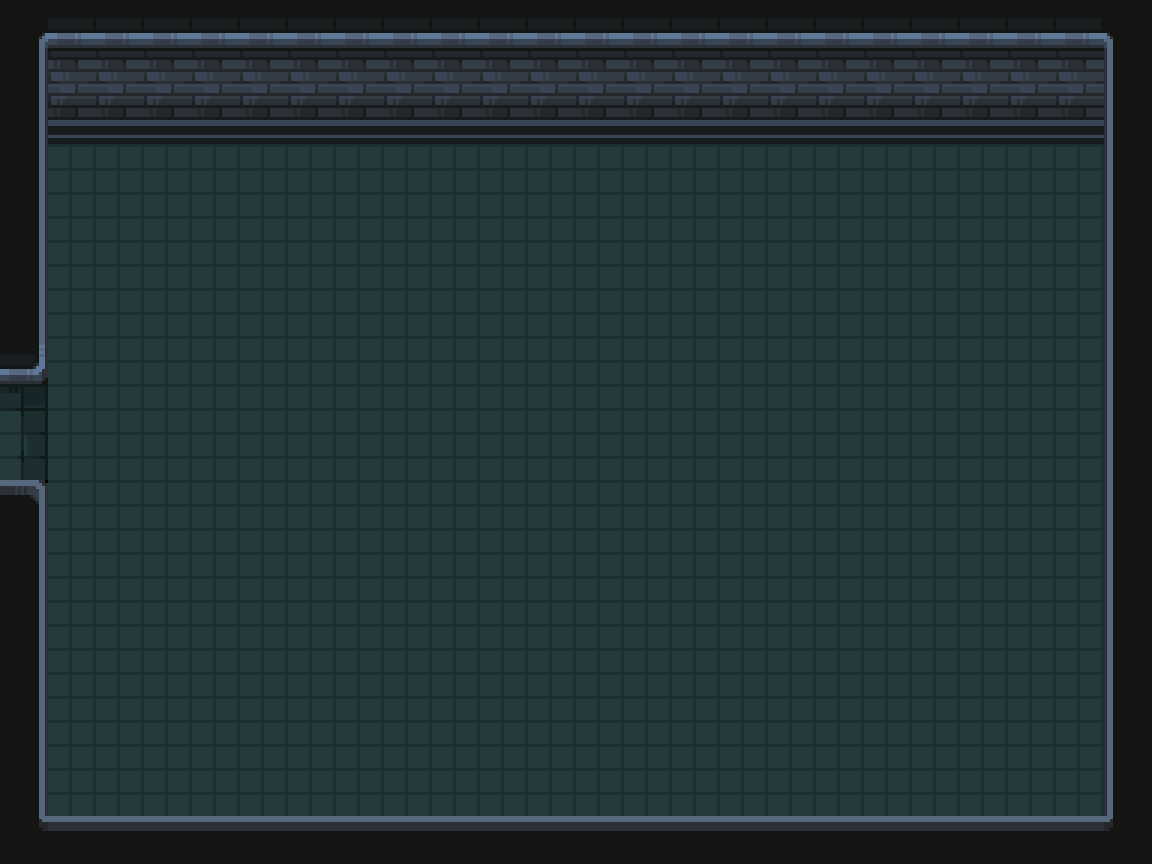

The image is a tile-based game level rendered from a .tmx file. Its description and complete source (layers, tilesets, objects, tile grids) follow:
An orthogonal 24x18 tile map with 48x48 px tiles, 1 tile layer (Base layer) and 5 objects (4x wall, west door).

<map version="1.10" tiledversion="1.9.0" orientation="orthogonal" renderorder="right-down" width="24" height="18" tilewidth="48" tileheight="48" infinite="0" backgroundcolor="#000000" nextlayerid="7" nextobjectid="18">
 <tileset firstgid="1" name="PixelCrawlerDungeonEnvironment" tilewidth="48" tileheight="48" tilecount="625" columns="25">
  <image source="PixelCrawlerDungeonEnvironment.png" width="1200" height="1200" />
 </tileset>
 <layer id="2" name="Base layer" width="24" height="18">
  <data encoding="csv">
104,2,2,2,2,2,2,2,2,2,2,2,2,2,2,2,2,2,2,2,2,2,2,105,
129,27,27,27,27,27,27,27,27,27,27,27,27,27,27,27,27,27,27,27,27,27,27,130,
129,52,52,52,52,52,52,52,52,52,52,52,52,52,52,52,52,52,52,52,52,52,52,130,
129,31,31,31,31,31,31,31,31,31,31,31,31,31,31,31,31,31,31,31,31,31,31,130,
129,31,31,31,31,31,31,31,31,31,31,31,31,31,31,31,31,31,31,31,31,31,31,130,
129,31,31,31,31,31,31,31,31,31,31,31,31,31,31,31,31,31,31,31,31,31,31,130,
129,31,31,31,31,31,31,31,31,31,31,31,31,31,31,31,31,31,31,31,31,31,31,130,
103,31,31,31,31,31,31,31,31,31,31,31,31,31,31,31,31,31,31,31,31,31,31,130,
7,31,31,31,31,31,31,31,31,31,31,31,31,31,31,31,31,31,31,31,31,31,31,130,
32,31,31,31,31,31,31,31,31,31,31,31,31,31,31,31,31,31,31,31,31,31,31,130,
78,31,31,31,31,31,31,31,31,31,31,31,31,31,31,31,31,31,31,31,31,31,31,130,
129,31,31,31,31,31,31,31,31,31,31,31,31,31,31,31,31,31,31,31,31,31,31,130,
129,31,31,31,31,31,31,31,31,31,31,31,31,31,31,31,31,31,31,31,31,31,31,130,
129,31,31,31,31,31,31,31,31,31,31,31,31,31,31,31,31,31,31,31,31,31,31,130,
129,31,31,31,31,31,31,31,31,31,31,31,31,31,31,31,31,31,31,31,31,31,31,130,
129,31,31,31,31,31,31,31,31,31,31,31,31,31,31,31,31,31,31,31,31,31,31,130,
129,31,31,31,31,31,31,31,31,31,31,31,31,31,31,31,31,31,31,31,31,31,31,130,
154,77,77,77,77,77,77,77,77,77,77,77,77,77,77,77,77,77,77,77,77,77,77,155
</data>
 </layer>
 <objectgroup id="5" name="Object Layer 1">
  <object id="10" type="wall" x="1104.26" y="7.97421" width="46" height="864" />
  <object id="11" type="wall" x="6.26201" y="820.974" width="1142" height="37" />
  <object id="12" type="wall" x="1.26201" y="0.974207" width="42" height="829" />
  <object id="13" type="wall" x="1.26201" y="1.97421" width="1150" height="88" />
  <object id="17" type="west door" x="-2.73799" y="374.711" width="56.953" height="111.662" />
 </objectgroup>
</map>
